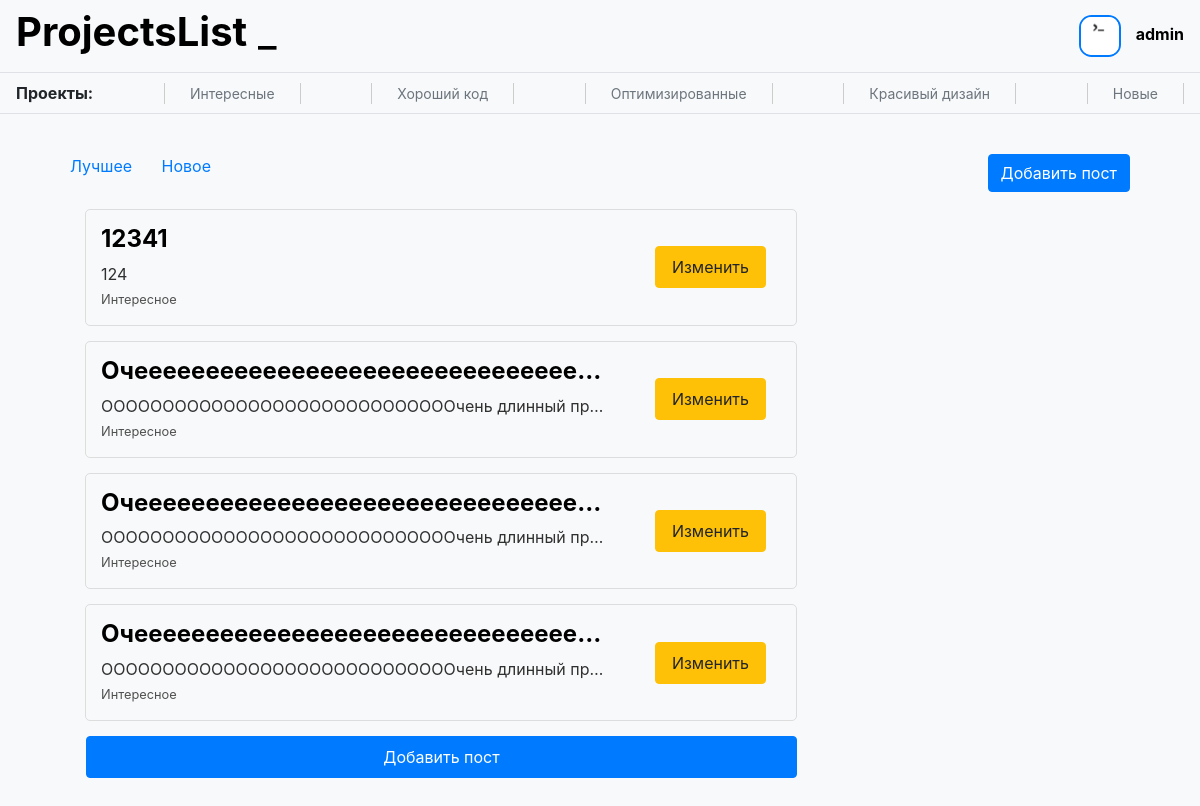
The app's page /interesting (signed in), older data.
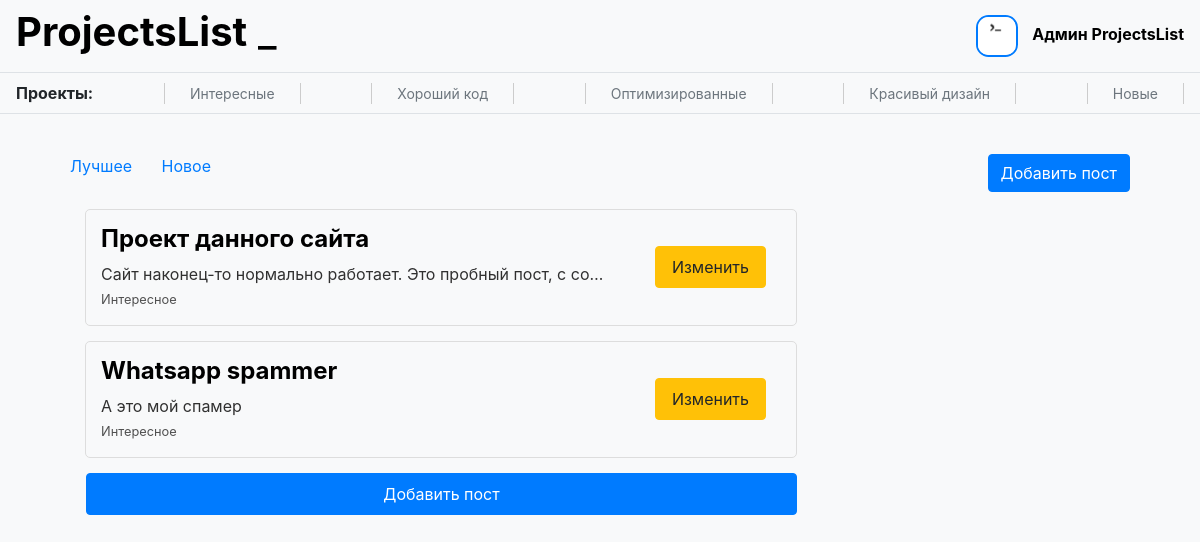
The same page, newer data.
### data/users.py (models this page shows, shortened)
class User(SqlAlchemyBase, UserMixin):
    __tablename__ = 'users'
    id = sa.Column(sa.Integer, primary_key=True, autoincrement=True)
    name = sa.Column(sa.String)
    mail = sa.Column(sa.String, unique=True)
    hashed_password = sa.Column(sa.String)
    info = sa.Column(sa.String)
    image = sa.Column(sa.String)
    github = sa.Column(sa.String)
    create_time = sa.Column(sa.DateTime, default=datetime.now)
    posts = sa.orm.relationship('Post', back_populates='author')
    comments = sa.orm.relationship('Comment', back_populates='author')
    liked_posts = sa.orm.relationship('Post', back_populates='users_who_liked', secondary='rating_posts')
    liked_comments = sa.orm.relationship('Comment', back_populates='users_who_liked', secondary='rating_comments')

### data/posts.py (models this page shows)
class Post(SqlAlchemyBase):
    __tablename__ = 'posts'
    id = sa.Column(sa.Integer, primary_key=True, autoincrement=True)
    title = sa.Column(sa.String)
    text = sa.Column(sa.String)
    project_link = sa.Column(sa.String)
    category = sa.Column(sa.String)
    like = sa.Column(sa.Integer, default=0)
    dislike = sa.Column(sa.Integer, default=0)
    create_time = sa.Column(sa.DateTime, default=datetime.now)
    author = sa.orm.relationship('User', back_populates='posts')
    author_id = sa.Column(sa.Integer, sa.ForeignKey('users.id'))
    users_who_liked = sa.orm.relationship('User', back_populates='liked_posts', secondary='rating_posts')
    comments = sa.orm.relationship('Comment', back_populates='post')

### server.py (the view)
@app.route('/<category>')
@app.route('/<category>/<filter>')
def posts_list(category, filter='new'):
    try:
        db = db_session.create_session()
        if category == 'interesting':
            posts = db.query(Post).filter(Post.category=='Интересное')
        elif category == 'goodcode':
            posts = db.query(Post).filter(Post.category=='Хороший код')
        elif category == 'optimized':
            posts = db.query(Post).filter(Post.category=='Оптимизированное')
        elif category == 'beautifuldesign':
            posts = db.query(Post).filter(Post.category=='Красивый дизайн')
        elif category == 'new':
            posts = db.query(Post).all()[::-1]
        else:
            flask.abort(404)
        if category != 'new':
            if filter == 'best':
                posts = posts.order_by(-(Post.like - Post.dislike)).all()
            else:
                posts = posts.all()
        return flask.render_template('posts_list.html', title='Посты', posts=posts, category=category)
    finally:
        db.close()

### data/db_session.py (called while the page is built)
def create_session() -> Session:
    global __factory
    return __factory()

### server.py (called while the page is built)
@login_manager.user_loader
def load_user(user_id):
    try:
        db = db_session.create_session()
        return db.query(User).get(user_id)
    finally:
        db.close()

### templates/posts_list.html
{% extends "base.html" %}
{% block content %}
<div class='container'>
    <p>
    <a class='filter' href='/{{category + '/best'}}'>Лучшее</a>
    <a class='filter' href='/{{category + '/new'}}'>Новое</a>
    {% if current_user.is_authenticated %}
    <a class='btn btn-primary' href='/add_post' style='float: right'>Добавить пост</a>
    {% endif %}
    </p>
    <div class='posts' style='display: inline-block'>
        {% for post in posts %}
            <div class='small-post'>
                <a href='posts/{{post.id}}' style='max-width: 75%'>
                    <div style='white-space: nowrap; overflow: hidden; text-overflow: ellipsis;'>
                        <h4>{{post.title}}</h4>
                        <p style='white-space: nowrap; overflow: hidden; text-overflow: ellipsis;'>{{post.text}}</p>
                        <small>{{post.category}}</small>
                    </div>
                </a>
                {% if current_user.id == post.author.id or current_user.id == 1 %}
                <div style='display: inline-block;'>
                    <a type='button' class='btn btn-warning' href='posts/edit/{{post.id}}'>Изменить</a>
                </div>
                {% endif %}
            </div>
        {% endfor %}
        {% if current_user.is_authenticated %}
        <a class='btn btn-primary' href='/add_post'>Добавить пост</a>
        {% endif %}
    </div>
</div>
{% endblock %}

### templates/base.html (shortened to what this page needs)
<!doctype html>
<html lang="en">
<head>
    <link rel="stylesheet"
          href="https://stackpath.bootstrapcdn.com/bootstrap/4.4.1/css/bootstrap.min.css"
>
    {% if style=='retro' %}
    <link text="text/css"  href="{{ url_for('static', filename='css/retro.css') }}" rel="stylesheet">
    {% else %}
    <link text="text/css"  href="{{ url_for('static', filename='css/style.css') }}" rel="stylesheet">
    {% endif %}
</head>
<body>
<header>
    <nav class="navbar">
        <h1><b><a href='/'>ProjectsList</a></b>
        <span class="blinking-symbol"><a href='/?style=retro'>_</a></span></h1>
        {% if current_user.is_authenticated %}
        	<div class='user-navbar'>
			<img class='user-icon' src='/{{current_user.image}}' width='42' height='42' /img>
			<a class='user-name' href="/user{{current_user.id}}">{{ current_user.name }}</a>
		</div>
        {% else %}
		<a class="btn btn-primary " href="/register">Зарегистрироваться</a>
		<a class="btn btn-success" href="/login">Войти</a>
        {% endif %}
    </nav>
    <nav class="category navbar ">
        <b>Проекты:</b>
        <a href='/interesting'>Интересные</a>
        <a href='/goodcode'>Хороший код</a>
        <a href='/optimized'>Оптимизированные</a>
        <a href='/beautifuldesign '>Красивый дизайн</a>
        <a href='/new'>Новые</a>
    </nav>
</header>
<main role="main" class='container'>
    {% block content %}{% endblock %}
</main>
</body>
</html>

Row changes from the older to the newer data that the page shows:
no longer on this page (row edited): Post: title "12341", text "124", category "Интересное"
no longer on this page (row edited): Post: {{ post.id }} 7 (drawn), title "Очеееееееееееееееееееееееееееееее…", text "ОООООООООООООООООООООООООООООчень длинный пр…", category "Интересное"
no longer on this page (row edited): Post: title "Очеееееееееееееееееееееееееееееее…", text "ОООООООООООООООООООООООООООООчень длинный пр…", category "Интересное"
no longer on this page (row edited): Post: title "Очеееееееееееееееееееееееееееееее…", text "ОООООООООООООООООООООООООООООчень длинный пр…", category "Интересное"
changed User: name "admin" → "Админ ProjectsList"
now on this page (row edited): Post: title "Проект данного сайта", text "Сайт наконец-то нормально работает. Это пробный пост, с со…", category "Интересное"
now on this page (row edited): Post: title "Whatsapp spammer", text "А это мой спамер", category "Интересное"
